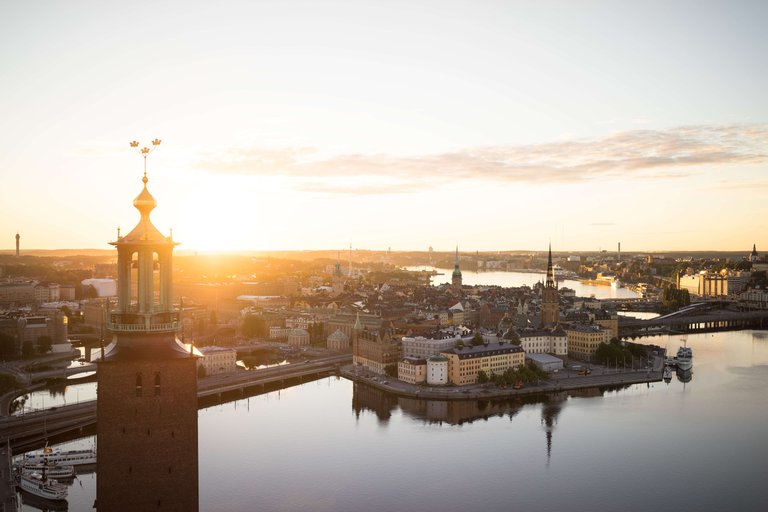
#> input picture Skola/video_tech/labs/stockholm.jpg, 768 x 512 px
$ jupyter execute asci-test.ipynb
#> lines starting #> are read from the running program, lines starting #| are printed output that depends on the picture
[cell 1]
import numpy as np
import matplotlib.pyplot as plt
import cv2
from PIL import Image
import pylab

[cell 2]
img = cv2.imread('stockholm.jpg')
#> img is the input picture: shape (512, 768, 3); mean B, G, R 162.4, 174.1, 186

plt.imshow(img[:,:,2], cmap="gray")
def quantize(img):
    img = img.astype('float32')
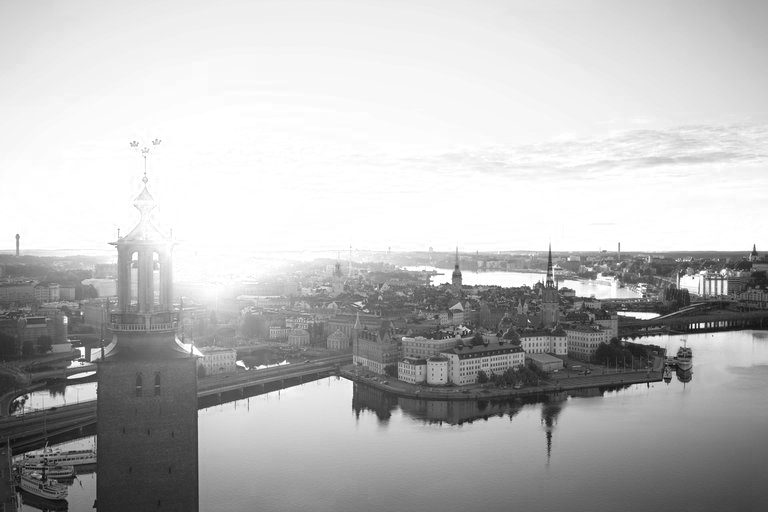
#> img: shape (512, 768) float32; min 4, max 255, mean 186
    img = img/32
    img = img.round()
    img *= 32
    img = img.astype('uint8')
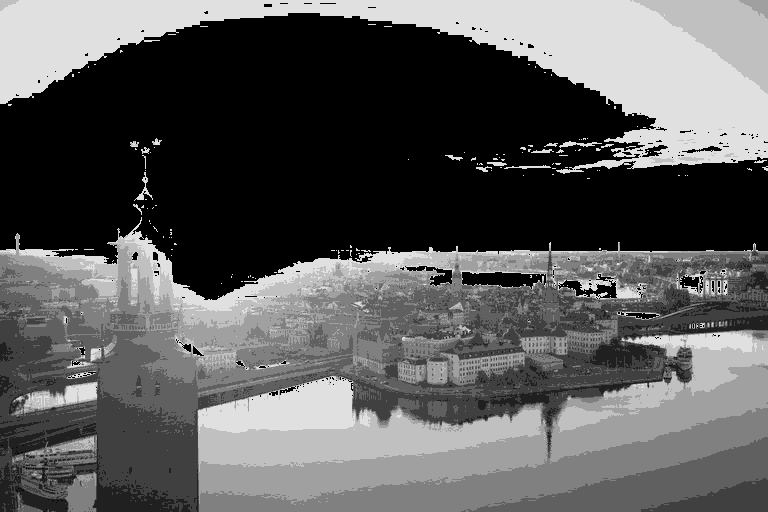
#> img: shape (512, 768); min 0, max 224, mean 91.4
    return img

test = quantize(img[:,:,2])

#print(test)
#plt.imshow(test, cmap="gray")
print(np.unique(test))
#| [  0  32  64  96 128 160 192 224]

rows = []

for i in range(len(test)):
    row = ""

    for j in range(len(test[i])):
        if test[i][j] == 0:
            row += " "

        elif test[i][j] == 32:
            row +=  "."

        elif test[i][j] == 64:
            row +=  "-"

        elif test[i][j] == 96:
            row +=  "*"

        elif test[i][j] == 128:
            row +=  "/"

        elif test[i][j] == 160:
            row +=  "("

        elif test[i][j] == 192:
            row +=  "&"

        elif test[i][j] == 224:
            row +=  "#"

    rows.append(row)
#> after the loop, rows = 512 items

complete = "\n".join(rows)

with open('readme.txt', 'w') as f:
    f.write(complete)
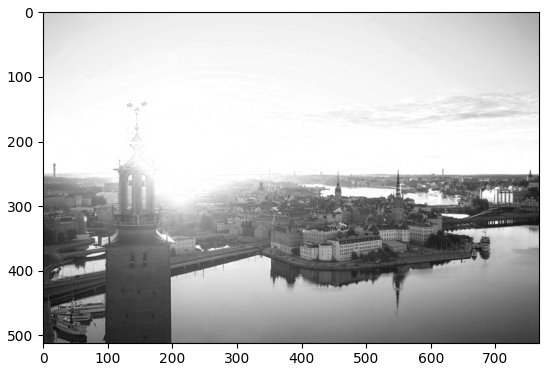
#> figure drawn by matplotlib, 1 panel
